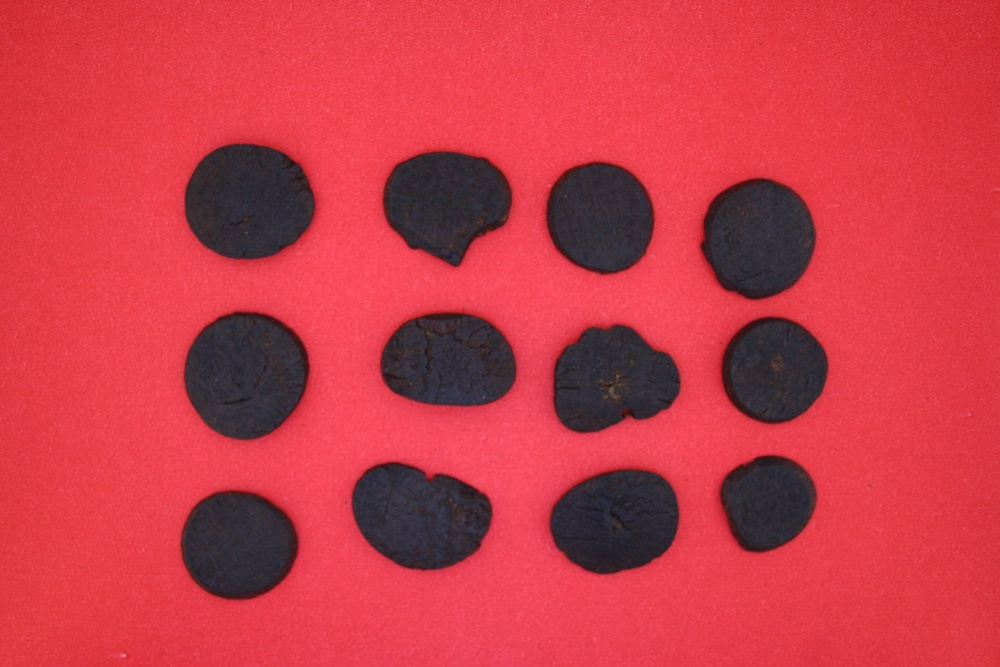
#> input picture code/1.jpg, 1000 x 667 px, shrunk from 1728 x 1152 before the run
$ python trial2.py
#> lines starting #> are read from the running program, lines starting #| are printed output that depends on the picture; after the words box and inside, x2 and y2 are one past the last pixel; in counts of white or black regions, pixels touching at a corner belong together
import numpy as np
import matplotlib.pyplot as plt
import cv2

from skimage.segmentation import random_walker
from skimage.data import binary_blobs
import skimage

image = cv2.imread('1.jpg')
#> image is the input picture: shape (667, 1000, 3); mean B, G, R 71.7, 59.3, 199.9
gray  = cv2.cvtColor(image,cv2.COLOR_BGR2GRAY)
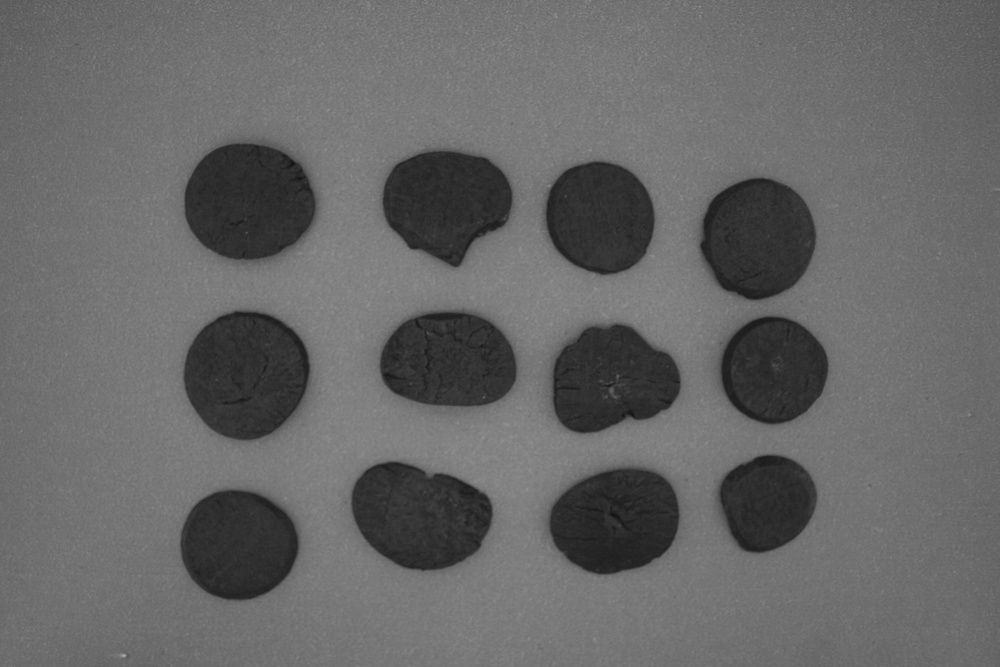
#> gray: shape (667, 1000); min 18, max 171, mean 102.7
markers = np.zeros_like(gray)

background_pixels = gray[0:100,0:100]
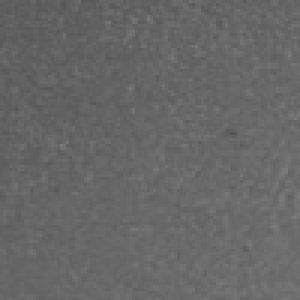
#> background_pixels: shape (100, 100) (shown 3 times larger); min 82, max 123, mean 103
pixel_mean = np.mean(background_pixels)
#> pixel_mean = 103
pixel_std  = np.std(background_pixels)
#> pixel_std = 5.24
pixel_median = np.median(background_pixels)
#> pixel_median = 103
pixel_min = np.min(background_pixels)
#> pixel_min = 82
pixel_max = np.max(background_pixels)
#> pixel_max = 123


'''
print pixel_mean
print pixel_std
print pixel_median
print pixel_min
print pixel_max
'''


for i in range(0,gray.shape[0]):
	for j in range(0,gray.shape[1]):
		if gray[i][j] >= 0 and gray[i][j] <= int(pixel_median) + int(pixel_std):
			markers[i][j] = 0
		else:
			markers[i][j] = 255
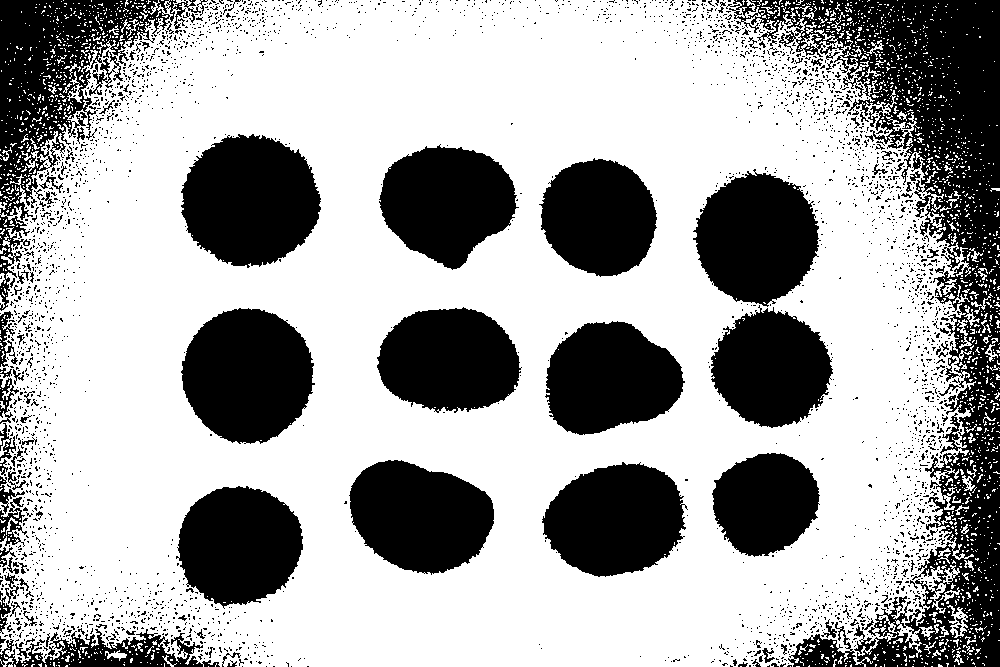
#> markers: shape (667, 1000); 65.8% white; 3311 black regions (3193 under 20 px), largest, box (x1, y1, x2, y2) and area: (726, 0, 1000, 667) 51079, (0, 0, 208, 311) 17135, (181, 134, 321, 268) 14098


labels = random_walker(gray,markers,beta=10,mode='bf')
cv2.imshow("Random Walks ",labels)

#print background_pixels
#cv2.imshow("background chunk",background_pixels)
cv2.waitKey(0)

$ run again, with code/01.jpg copied over code/1.jpg
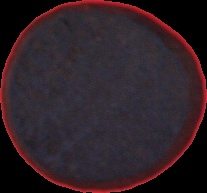
#> input picture code/01.jpg, 207 x 193 px
#> image is the input picture: shape (193, 207, 3); mean B, G, R 39.2, 32.9, 47.2
#> `background_pixels = gray[0:100,0:100]`:
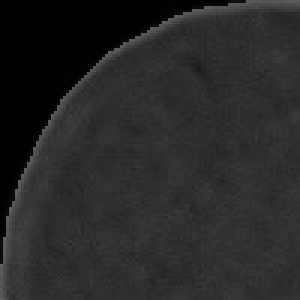
#> background_pixels: shape (100, 100) (shown 3 times larger); min 0, max 96, mean 40.2
#> pixel_mean = 40.2
#> pixel_std = 19.74
#> pixel_median = 46
#> pixel_min = 0
#> pixel_max = 96
#> after the loop `for i in range(0,gray.shape[0]):`:
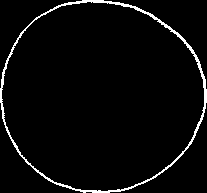
#> markers: shape (193, 207); 3.7% white in thin lines or dots
#> labels: shape (193, 207); values 1 (black) and 54 (white), 96.3% white; black in thin lines or dots

$ run again, with code/101.jpg copied over code/1.jpg
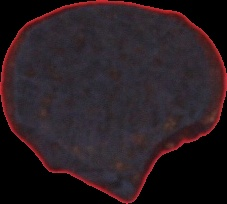
#> input picture code/101.jpg, 227 x 204 px
#> image is the input picture: shape (204, 227, 3); mean B, G, R 34.7, 29.9, 42
#> `background_pixels = gray[0:100,0:100]`:
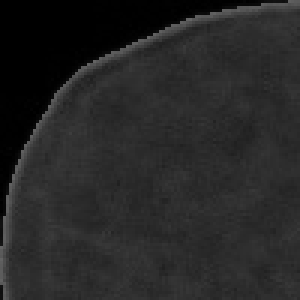
#> background_pixels: shape (100, 100) (shown 3 times larger); min 0, max 101, mean 38.5
#> pixel_mean = 38.49
#> pixel_std = 18.91
#> pixel_median = 44
#> pixel_min = 0
#> pixel_max = 101
#> after the loop `for i in range(0,gray.shape[0]):`:
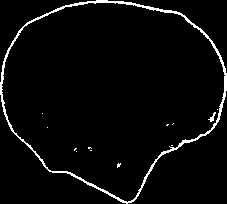
#> markers: shape (204, 227); 3.6% white in thin lines or dots
#> labels: shape (204, 227); values 1 (black) and 213 (white), 96.4% white; black in thin lines or dots

$ run again, with code/11.jpg copied over code/1.jpg
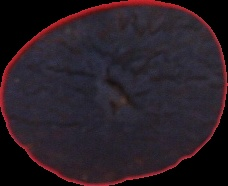
#> input picture code/11.jpg, 228 x 186 px
#> image is the input picture: shape (186, 228, 3); mean B, G, R 37.9, 30.1, 41
#> `background_pixels = gray[0:100,0:100]`:
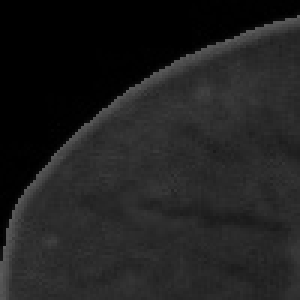
#> background_pixels: shape (100, 100) (shown 3 times larger); min 0, max 95, mean 31.9
#> pixel_mean = 31.85
#> pixel_std = 22.2
#> pixel_median = 41
#> pixel_min = 0
#> pixel_max = 95
#> after the loop `for i in range(0,gray.shape[0]):`:
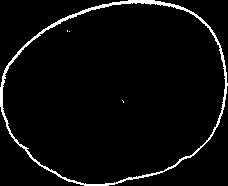
#> markers: shape (186, 228); 4% white in thin lines or dots
#> labels: shape (186, 228); values 1 (black) and 238 (white), 96% white; black in thin lines or dots
